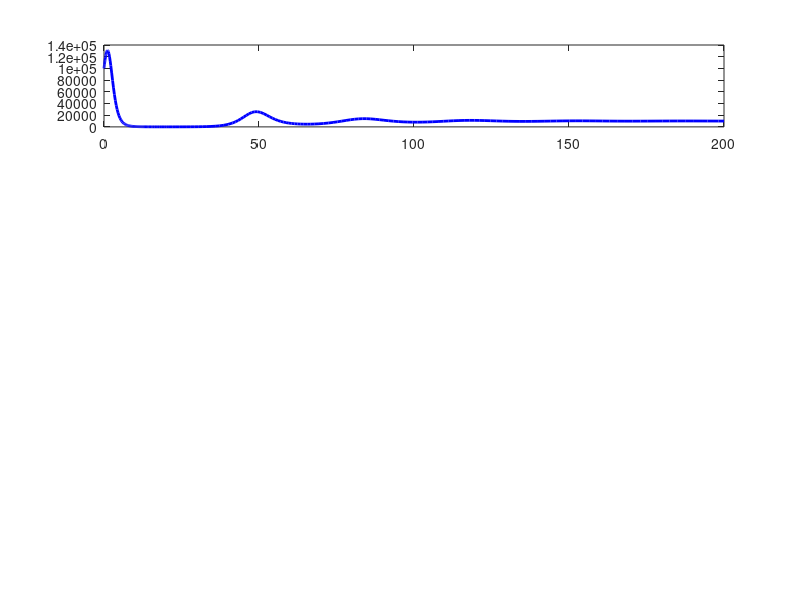

Here is the MATLAB script that generated this plot: (Note: this script raises an error after producing the figure.)
clc; clear;

%% --- Parameters ---
r     = 0.2;
K     = 1e6;
kp    = 3e-6;
ki    = 8e-7;
umax  = 1;
ke    = 0.1;

N0    = 1e5;
Nstar = 0.1 * N0;

%% --- Model ---
model = @(t,y) [
    r*max(y(1),1)*log(K/max(y(1),1)) - y(3)*max(y(1),1);

    (y(1) - Nstar);

    -ke*y(3) + min(kp*(y(1)-Nstar) + ki*y(2), umax)
];

%% --- Solve ---
[t, y] = ode45(model, [0 200], [N0 0 0]);
N = y(:,1);
x = y(:,2);
C = y(:,3);

e     = N - Nstar;
u_raw = kp*e + ki*x;
u     = max(0, min(umax, u_raw));

%% --- Plots ---
figure

subplot(4,1,1)
plot(t, N, 'b', 'LineWidth', 2); hold on
yline(Nstar, 'r--', 'Setpoint', 'LineWidth', 1.5)
xlabel('Time (Days)');
ylabel('Tumor Size (Cells)')
title('Tumor Dynamics with PI Control + Pharmacokinetics')
grid on
legend('N(t)', 'Setpoint')

subplot(4,1,2)
plot(t, C, 'b', 'LineWidth', 2)
xlabel('Time (Days)');
ylabel('Drug Concentration C(t)')
title('Drug Concentration in the Body')
grid on

subplot(4,1,3)
plot(t, x, 'b', 'LineWidth', 2)
xlabel('Time (Days)');
ylabel('Integral Term x')
title('Integral of Error (e = N - N*)')
grid on

subplot(4,1,4)
plot(t, u, 'b', 'LineWidth', 2); hold on
yline(umax, 'r--', 'Max Dose', 'LineWidth', 1.5)
xlabel('Time (Days)');
ylabel('Drug Dose u(t)')
title('Control Input (Drug Dose)')
grid on
